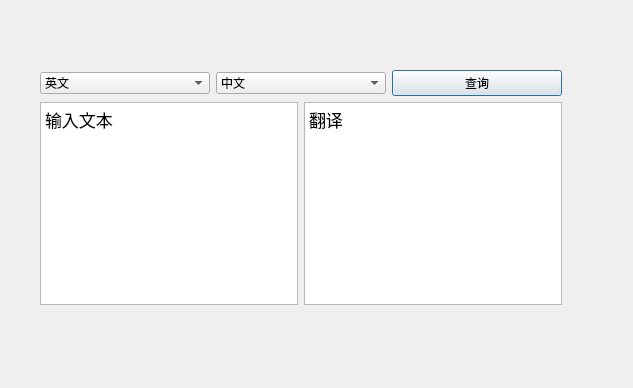
<?xml version="1.0" encoding="UTF-8"?>
<ui version="4.0">
 <class>fy</class>
 <widget class="QDialog" name="fy">
  <property name="geometry">
   <rect>
    <x>0</x>
    <y>0</y>
    <width>633</width>
    <height>388</height>
   </rect>
  </property>
  <property name="windowTitle">
   <string>翻译软件</string>
  </property>
  <widget class="QWidget" name="layoutWidget">
   <property name="geometry">
    <rect>
     <x>40</x>
     <y>70</y>
     <width>522</width>
     <height>235</height>
    </rect>
   </property>
   <layout class="QVBoxLayout" name="verticalLayout">
    <item>
     <layout class="QHBoxLayout" name="horizontalLayout">
      <item>
       <widget class="QComboBox" name="comboBox_us">
        <item>
         <property name="text">
          <string>英文</string>
         </property>
        </item>
        <item>
         <property name="text">
          <string>中文</string>
         </property>
        </item>
       </widget>
      </item>
      <item>
       <widget class="QComboBox" name="comboBox_en">
        <item>
         <property name="text">
          <string>中文</string>
         </property>
        </item>
        <item>
         <property name="text">
          <string>英文</string>
         </property>
        </item>
       </widget>
      </item>
      <item>
       <widget class="QPushButton" name="pushButton_get">
        <property name="enabled">
         <bool>true</bool>
        </property>
        <property name="text">
         <string>查询</string>
        </property>
       </widget>
      </item>
     </layout>
    </item>
    <item>
     <layout class="QHBoxLayout" name="horizontalLayout_2">
      <item>
       <widget class="QTextEdit" name="textEdit_input">
        <property name="html">
         <string>&lt;!DOCTYPE HTML PUBLIC &quot;-//W3C//DTD HTML 4.0//EN&quot; &quot;http://www.w3.org/TR/REC-html40/strict.dtd&quot;&gt;
&lt;html&gt;&lt;head&gt;&lt;meta name=&quot;qrichtext&quot; content=&quot;1&quot; /&gt;&lt;meta charset=&quot;utf-8&quot; /&gt;&lt;style type=&quot;text/css&quot;&gt;
p, li { white-space: pre-wrap; }
&lt;/style&gt;&lt;/head&gt;&lt;body style=&quot; font-family:'.AppleSystemUIFont'; font-size:13pt; font-weight:400; font-style:normal;&quot;&gt;
&lt;p style=&quot; margin-top:0px; margin-bottom:0px; margin-left:0px; margin-right:0px; -qt-block-indent:0; text-indent:0px;&quot;&gt;输入文本&lt;/p&gt;&lt;/body&gt;&lt;/html&gt;</string>
        </property>
       </widget>
      </item>
      <item>
       <widget class="QTextEdit" name="textEdit_out">
        <property name="html">
         <string>&lt;!DOCTYPE HTML PUBLIC &quot;-//W3C//DTD HTML 4.0//EN&quot; &quot;http://www.w3.org/TR/REC-html40/strict.dtd&quot;&gt;
&lt;html&gt;&lt;head&gt;&lt;meta name=&quot;qrichtext&quot; content=&quot;1&quot; /&gt;&lt;meta charset=&quot;utf-8&quot; /&gt;&lt;style type=&quot;text/css&quot;&gt;
p, li { white-space: pre-wrap; }
&lt;/style&gt;&lt;/head&gt;&lt;body style=&quot; font-family:'.AppleSystemUIFont'; font-size:13pt; font-weight:400; font-style:normal;&quot;&gt;
&lt;p style=&quot; margin-top:0px; margin-bottom:0px; margin-left:0px; margin-right:0px; -qt-block-indent:0; text-indent:0px;&quot;&gt;翻译&lt;/p&gt;&lt;/body&gt;&lt;/html&gt;</string>
        </property>
       </widget>
      </item>
     </layout>
    </item>
   </layout>
  </widget>
 </widget>
 <resources/>
 <connections/>
</ui>
